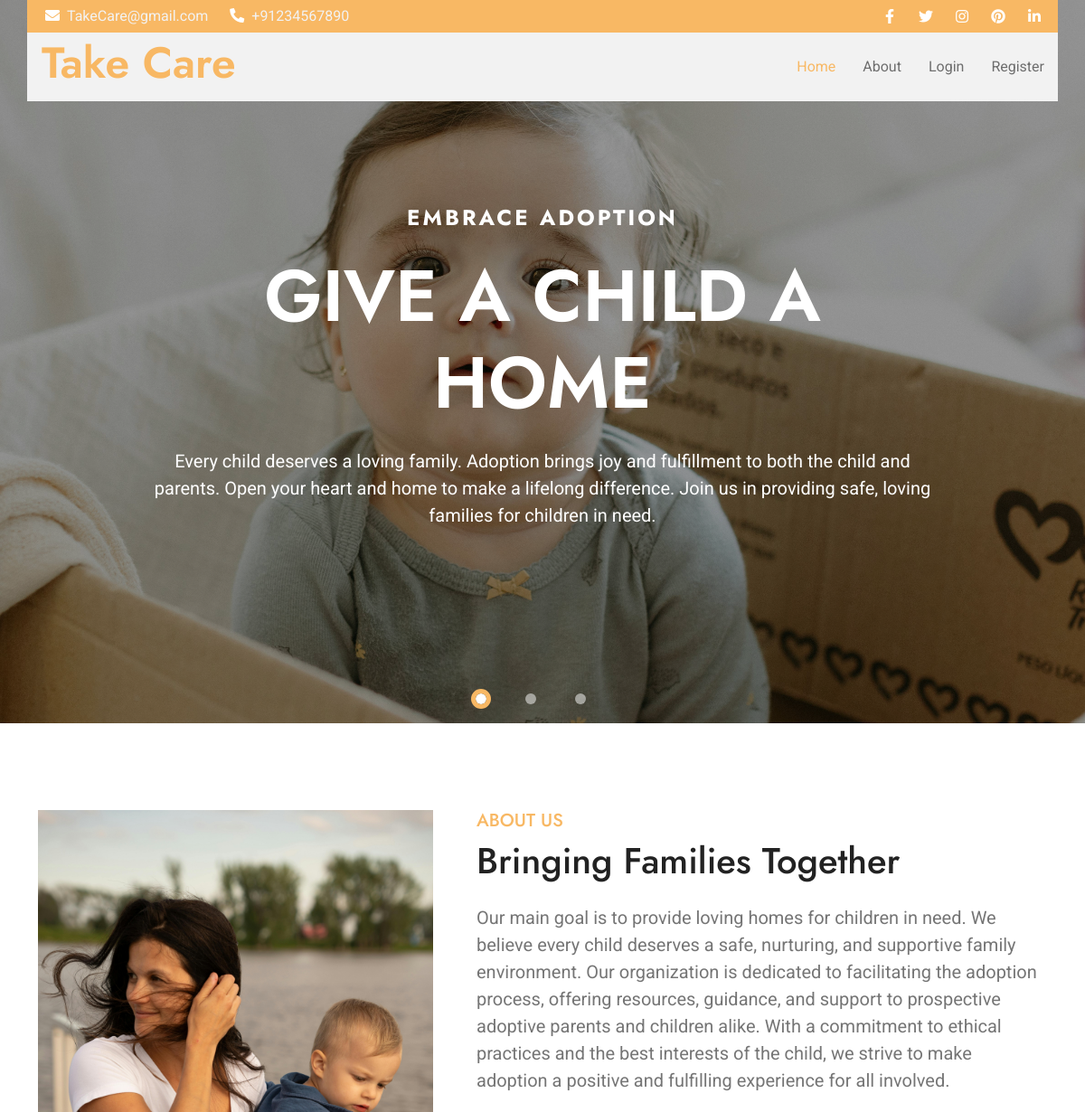
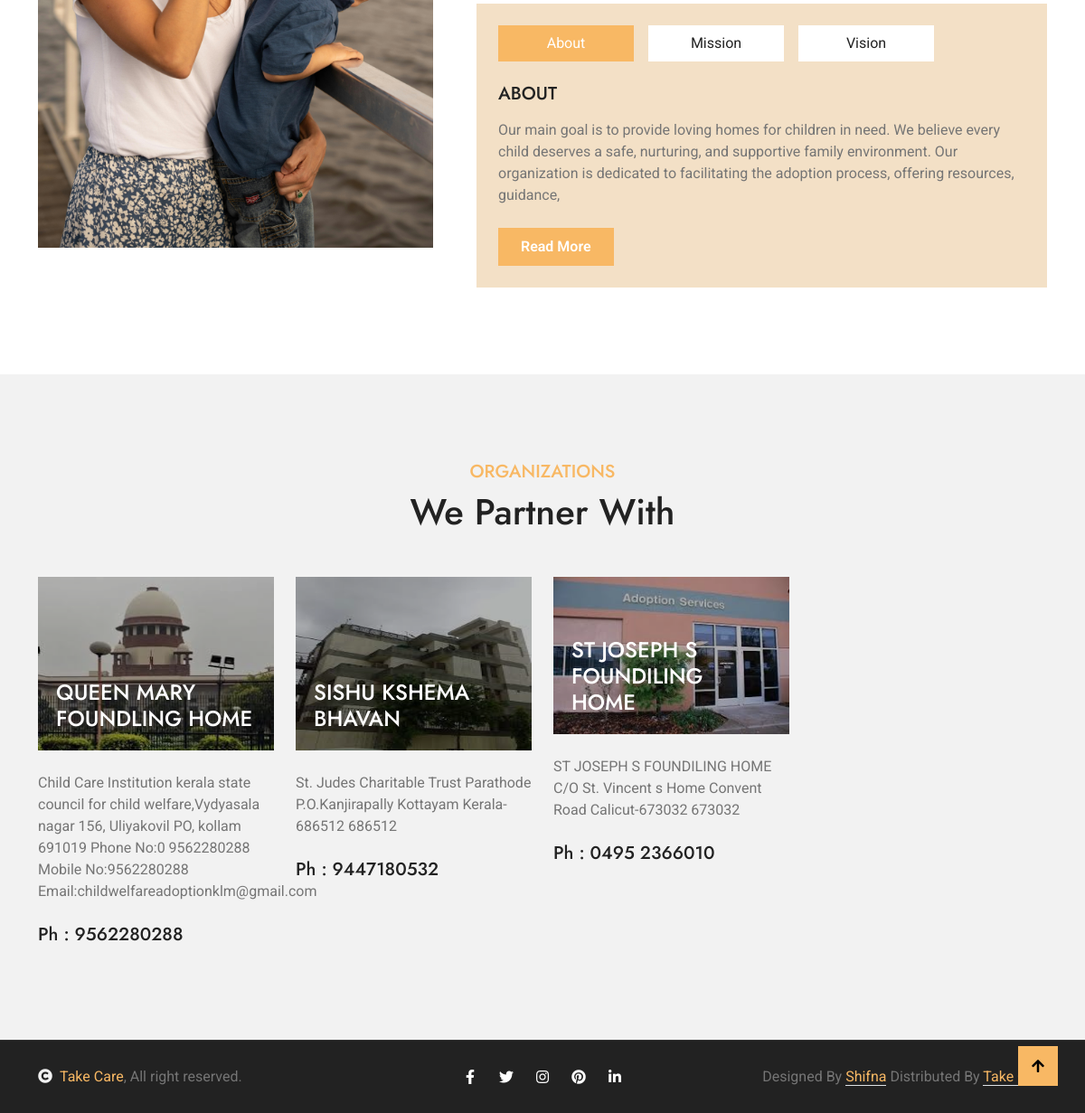
The page / on the database its author committed (2 pictures, top to bottom).
### ca/models.py (models this page shows, shortened)
class Organization(models.Model):
    user = models.OneToOneField(UserCust, on_delete=models.CASCADE)
    image = models.ImageField(upload_to='organization')
    name = models.CharField(max_length=255)
    address = models.TextField()
    contact_number = models.CharField(max_length=20)

### ca/views.py (the view, shortened to what this page needs)
# urls.py: path('',views.HomeView.as_view(),name="home"),
class HomeView(View):
    def get(self, request, *args, **kwargs):
        try:
            user_id = request.user.id
            user_obj = UserCust.objects.get(id=user_id)
            organizations = Organization.objects.exclude(user=user_obj)
        except UserCust.DoesNotExist:
            organizations = Organization.objects.all()
        status = request.GET.get('status')
        payment_type = request.GET.get('type')
        payment_id = request.GET.get('payment_id')
        order_id = request.GET.get('order_id')
        signature = request.GET.get('signature')
        code = request.GET.get('code')
        description = request.GET.get('description')
        logger.debug(f"Status: {status}, Type: {payment_type}, Payment ID: {payment_id}, Order ID: {order_id}, Signature: {signature}, Code: {code}, Description: {description}")
        return render(request, "home.html", {"orgs": organizations})

### ca/templates/home.html (shortened to what this page needs)
{% extends 'base.html' %}
{% load static %}
{% block carousel %}
<div class="container-fluid carousel-header vh-100 px-0">
  <div id="carouselId" class="carousel slide" data-bs-ride="carousel">
      <ol class="carousel-indicators">
          <li data-bs-target="#carouselId" data-bs-slide-to="0" class="active"></li>
          <li data-bs-target="#carouselId" data-bs-slide-to="1"></li>
          <li data-bs-target="#carouselId" data-bs-slide-to="2"></li>
      </ol>
      <div class="carousel-inner" role="listbox">
          <div class="carousel-item active">
              <img src="{% static 'img/ch1.jpg'%}" class="img-fluid" alt="Image">
              <div class="carousel-caption">
                  <div class="p-3" style="max-width: 900px;">
                      <h4 class="text-white text-uppercase fw-bold mb-4" style="letter-spacing: 3px;">Embrace Adoption</h4>
                      <h1 class="display-1 text-capitalize text-white mb-4">GIVE A CHILD A HOME</h1>
                      <p class="mb-5 fs-5">Every child deserves a loving family. Adoption brings joy and fulfillment to both the child and parents. Open your heart and home to make a lifelong difference. Join us in providing safe, loving families for children in need.
                      </p>
                  </div>
              </div>
          </div>
      </div>
  </div>
</div>
 <div class="container-fluid about  py-5">
  <div class="container py-5">
      <div class="row g-5">
          <div class="col-xl-5">
              <div class="h-100">
                  <img src="{% static 'img/ab1.jpg' %}" class="img-fluid w-100" style="height: 38rem;object-fit: cover;" alt="Image" >
              </div>
          </div>
          <div class="col-xl-7" id="about">
              <h5 class="text-uppercase text-primary">About Us</h5>
              <h1 class="mb-4">Bringing Families Together</h1>
              <p class="fs-5 mb-4">Our main goal is to provide loving homes for children in need. We believe every child deserves a safe, nurturing, and supportive family environment. Our organization is dedicated to facilitating the adoption process, offering resources, guidance, and support to prospective adoptive parents and children alike. With a commitment to ethical practices and the best interests of the child, we strive to make adoption a positive and fulfilling experience for all involved.
              <div class="tab-class bg-secondary p-4">
                  <ul class="nav d-flex mb-2">
                      <li class="nav-item mb-3">
                          <a class="d-flex py-2 text-center bg-white active" data-bs-toggle="pill" href="#tab-1">
                              <span class="text-dark" style="width: 150px;">About</span>
                          </a>
                      </li>
                      <li class="nav-item mb-3">
                          <a class="d-flex py-2 mx-3 text-center bg-white" data-bs-toggle="pill" href="#tab-2">
                              <span class="text-dark" style="width: 150px;">Mission</span>
                          </a>
                      </li>
                      <li class="nav-item mb-3">
                          <a class="d-flex py-2 text-center bg-white" data-bs-toggle="pill" href="#tab-3">
                              <span class="text-dark" style="width: 150px;">Vision</span>
                          </a>
                      </li>
                  </ul>
                  <div class="tab-content">
                      <div id="tab-1" class="tab-pane fade show p-0 active">
                          <div class="row">
                              <div class="col-12">
                                  <div class="d-flex">
                                      <div class="text-start my-auto">
                                          <h5 class="text-uppercase mb-3">About</h5>
                                          <p class="mb-4">Our main goal is to provide loving homes for children in need. We believe every child deserves a safe, nurturing, and supportive family environment. Our organization is dedicated to facilitating the adoption process, offering resources, guidance,
                                          <div class="d-flex align-items-center justify-content-start">
                                              <a class="btn-hover-bg btn btn-primary text-white py-2 px-4" href="#">Read More</a>
                                          </div>
                                      </div>
                                  </div>
                              </div>
                          </div>
                      </div>
                  </div>
              </div>
          </div>
      </div>
  </div>
</div>
{% endblock carousel%}
{% block card %}
  <div class="container-fluid service py-5 bg-light">
    <div class="container py-5">
        <div class="text-center mx-auto pb-5" style="max-width: 800px;">
            <h5 class="text-uppercase text-primary">Organizations</h5>
            <h1 class="mb-0">We Partner With</h1>
        </div>
        <div class="row g-4">
          {% for o in orgs %}
            <div class="col-md-6 col-lg-6 col-xl-3" style="min-height: 25rem;">
                <div class="service-item">
                    <img src="{{o.image.url}}" class="img-fluid w-100" style="max-height: 12rem;" alt="Image">
                    <div class="service-link">
                        <a href="{% url 'service' o.id%}" class="h4 mb-0">{{o.name}}</a>
                    </div>
                </div>
                <p class="my-4">{{o.address}}
                </p>
                <h5>Ph : {{o.contact_number}}</h5>
            </div>
            {%endfor%}
        </div>
    </div>
</div>
{% endblock card %}

### ca/templates/base.html (shortened to what this page needs)
<!DOCTYPE html>
{% load static%}
<html lang="en">
<head>
    <link rel="stylesheet" href="https://cdnjs.cloudflare.com/ajax/libs/font-awesome/6.5.2/css/all.min.css"
 />
    <link rel="stylesheet" href="https://use.fontawesome.com/releases/v5.15.4/css/all.css" />
    <link href="https://cdn.jsdelivr.net/npm/bootstrap-icons@1.4.1/font/bootstrap-icons.css" rel="stylesheet">
    <link href="{% static 'lib/owlcarousel/assets/owl.carousel.min.css'%}" rel="stylesheet">
    <link href="{% static 'lib/lightbox/css/lightbox.min.css'%}" rel="stylesheet">
    <link href="{% static 'css/bootstrap.min.css'%}" rel="stylesheet">
    <link href="{% static 'css/style.css'%}" rel="stylesheet">
</head>
<body>
    <div class="container-fluid fixed-top px-0">
        <div class="container px-0">
            <div class="topbar">
                <div class="row align-items-center justify-content-center">
                    <div class="col-md-8">
                        <div class="topbar-info d-flex flex-wrap">
                            <a href="#" class="text-light me-4"><i
                                    class="fas fa-envelope text-white me-2"></i>TakeCare@gmail.com</a>
                            <a href="#" class="text-light"><i
                                    class="fas fa-phone-alt text-white me-2"></i>+91234567890</a>
                        </div>
                    </div>
                    <div class="col-md-4">
                        <div class="topbar-icon d-flex align-items-center justify-content-end">
                            <a href="#" class="btn-square text-white me-2"><i class="fab fa-facebook-f"></i></a>
                            <a href="#" class="btn-square text-white me-2"><i class="fab fa-twitter"></i></a>
                            <a href="#" class="btn-square text-white me-2"><i class="fab fa-instagram"></i></a>
                            <a href="#" class="btn-square text-white me-2"><i class="fab fa-pinterest"></i></a>
                            <a href="#" class="btn-square text-white me-0"><i class="fab fa-linkedin-in"></i></a>
                        </div>
                    </div>
                </div>
            </div>
            <nav class="navbar navbar-light bg-light navbar-expand-xl">
                <a href="/" class="navbar-brand ms-3">
                    <h1 class="text-primary display-5">Take Care</h1>
                </a>
                <div class="collapse navbar-collapse bg-light" id="navbarCollapse">
                    <div class="navbar-nav ms-auto">
                        <a href="/" class="nav-item nav-link active">Home</a>
                        <a href="#about" class="nav-item nav-link">About</a>
                        {%if request.user.is_authenticated%}
                        <div class="nav-item dropdown">
                            <a href="#" class="nav-link dropdown-toggle"
                                data-bs-toggle="dropdown">{{request.user.username}}</a>
                            <div class="dropdown-menu m-0 bg-secondary rounded-0">
                                <a href="{% url 'profile' pk=request.user.pk %}" class="dropdown-item">Profile</a>
                                <a href="{% url 'ad_rq'%}" class="nav-item nav-link">Adoption Requests</a>
                                <a href="{% url 'usr_ap_li'%}" class="nav-item nav-link">Appoinments</a>
                                <a href="{% url 'usersp' %}" class="nav-item nav-link">Sponsering</a>
                                <a href="{% url 'logout' request.user.id %}" class="dropdown-item">Logout</a>
                            </div>
                        </div>
                        {%else%}
                        <a href="{% url 'login' %}" class="nav-item nav-link">Login</a>
                        <a href="{% url 'register' %}" class="nav-item nav-link">Register</a>
                        {%endif%}
                    </div>
                </div>
            </nav>
        </div>
    </div>
    {% block carousel %}
    {% endblock carousel%}
    {%block card%}
    {%endblock card%}
    <div class="container-fluid copyright py-4">
        <div class="container">
            <div class="row g-4 align-items-center">
                <div class="col-md-4 text-center text-md-start mb-md-0">
                    <span class="text-body"><a href="#"><i class="fas fa-copyright text-light me-2"></i>Take Care</a>,
                        All right reserved.</span>
                </div>
                <div class="col-md-4 text-center">
                    <div class="d-flex align-items-center justify-content-center">
                        <a href="#" class="btn-hover-color btn-square text-white me-2"><i
                                class="fab fa-facebook-f"></i></a>
                        <a href="#" class="btn-hover-color btn-square text-white me-2"><i
                                class="fab fa-twitter"></i></a>
                        <a href="#" class="btn-hover-color btn-square text-white me-2"><i
                                class="fab fa-instagram"></i></a>
                        <a href="#" class="btn-hover-color btn-square text-white me-2"><i
                                class="fab fa-pinterest"></i></a>
                        <a href="#" class="btn-hover-color btn-square text-white me-0"><i
                                class="fab fa-linkedin-in"></i></a>
                    </div>
                </div>
                <div class="col-md-4 text-center text-md-end text-body">
                    Designed By <a class="border-bottom" href="https://htmlcodex.com">Shifna</a> Distributed By <a
                        class="border-bottom" href="https://themewagon.com">Take Care</a>
                </div>
            </div>
        </div>
    </div>
    <a href="#" class="btn btn-primary btn-primary-outline-0 btn-md-square back-to-top"><i
            class="fa fa-arrow-up"></i></a>
</body>
</html>

### ca/static/css/style.css (style rules this page uses)
.back-to-top { position: fixed; right: 30px; bottom: 30px; display: flex; width: 45px; height: 45px; align-items: center; justify-content: center; transition: 0.5s; z-index: 99; }
.btn { font-weight: 600; transition: .5s; }
.btn-square { width: 32px; height: 32px; }
.btn-md-square { width: 44px; height: 44px; }
.btn-square, .btn-sm-square, .btn-md-square, .btn-lg-square { padding: 0; display: flex; align-items: center; justify-content: center; font-weight: normal; }
.btn-hover-bg { transition: 0.5s; }
.btn-hover-color { transition: 0.5s; }
.fixed-top .container { transition: 0.5s; }
.topbar { padding: 2px 10px 2px 20px; background: var(--bs-primary) !important; }
.topbar a, .topbar a i { transition: 0.5s; }
.navbar { padding: 0; }
.navbar .navbar-nav .nav-link { padding: 10px 15px; font-size: 16px; transition: .5s; }
.navbar .navbar-nav .nav-link:hover, .navbar .navbar-nav .nav-link.active, .sticky-top.bg-white .navbar .navbar-nav .nav-link:hover, .sticky-top.bg-white .navbar .navbar-nav .nav-link.active { color: var(--bs-primary); }
.carousel-header #carouselId .carousel-inner .carousel-item { position: relative; min-height: 100vh }
.carousel-header #carouselId .carousel-inner .carousel-item img { position: absolute; width: 100%; height: 100%; object-fit: cover; }
.carousel-header #carouselId .carousel-inner .carousel-item .carousel-caption { position: absolute; width: 100%; height: 100%; top: 0; left: 0; padding-top: 80px; display: flex; align-items: center; justify-content: center; text-align: center; background: linear-gradient(rgba(0, 0, 0, .4), rgba(0, 0, 0, 0.4)); background-size: cover; }
.carousel-header #carouselId.carousel { position: relative; }
.carousel-header #carouselId.carousel .carousel-indicators { position: absolute; bottom: 0; left: 0; display: flex; align-items: center; justify-content: center; background: transparent !important; }
.carousel-header #carouselId.carousel .carousel-indicators li, .carousel-header #carouselId.carousel .carousel-indicators li, .carousel-header #carouselId.carousel .carousel-indicators li { margin-right: 30px !important; }
.carousel-header #carouselId.carousel .carousel-indicators li { width: 12px; height: 12px; border-radius: 12px !important; border: 5px solid transparent; transition: 0.5s; }
.carousel-header #carouselId.carousel .carousel-indicators li.active { border: 5px solid var(--bs-primary) !important; border-radius: 10px; }
.about .tab-class .nav .nav-item a.active, .about .tab-class .nav .nav-item a.active span { background: var(--bs-primary) !important; color: var(--bs-white) !important; }
.service .service-item { position: relative; overflow: hidden; }
.service .service-item .service-link { position: absolute; width: 100%; height: 100%; padding: 20px; bottom: 0; left: 0; display: flex; align-items: end; background: rgba(0, 0, 0, 0.3); transition: 0.5s; }
.service .service-item .service-link a { color: var(--bs-white); transition: 0.5s; }
.service .service-item img { transition: 0.5s; }
.copyright { border-top: 1px solid rgba(255, 255, 255, 0.08); background: var(--bs-dark) !important; }

### rows shown on the page
Organization: image (picture), name "QUEEN MARY FOUNDLING HOME", address "Child Care Institution kerala state council for child welfare,Vydyasala nagar 156, Uliyakovil PO, kollam 691019 Phone No:0 9562280288 Mobile No:9562280288 Email:childwelfareadoptionklm@gmail.com", contact_number "9562280288"
Organization: image (picture), name "SISHU KSHEMA BHAVAN", address "St. Judes Charitable Trust Parathode P.O.Kanjirapally Kottayam Kerala-686512 686512", contact_number "9447180532"
Organization: image (picture), name "ST JOSEPH S FOUNDILING HOME", address "ST JOSEPH S FOUNDILING HOME C/O St. Vincent s Home Convent Road Calicut-673032 673032", contact_number "0495 2366010"
